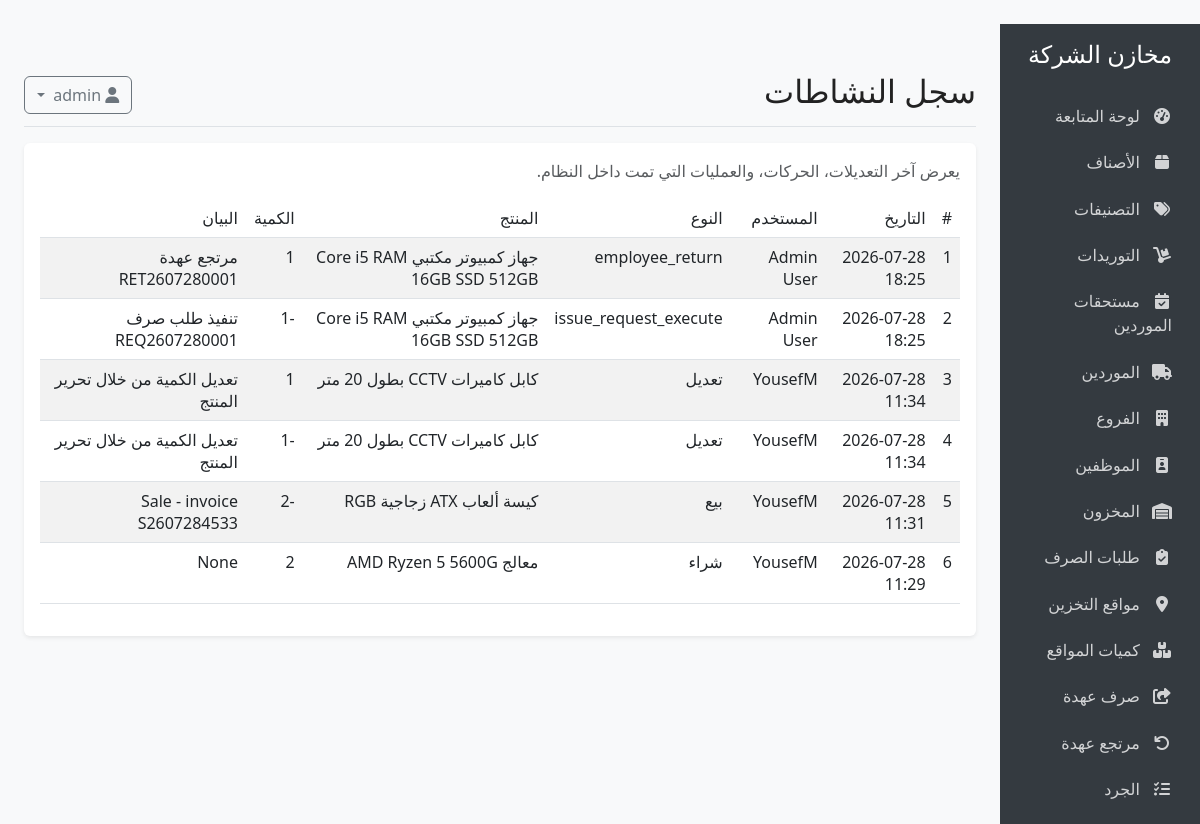
Before: /activity (signed in) with the older database file.
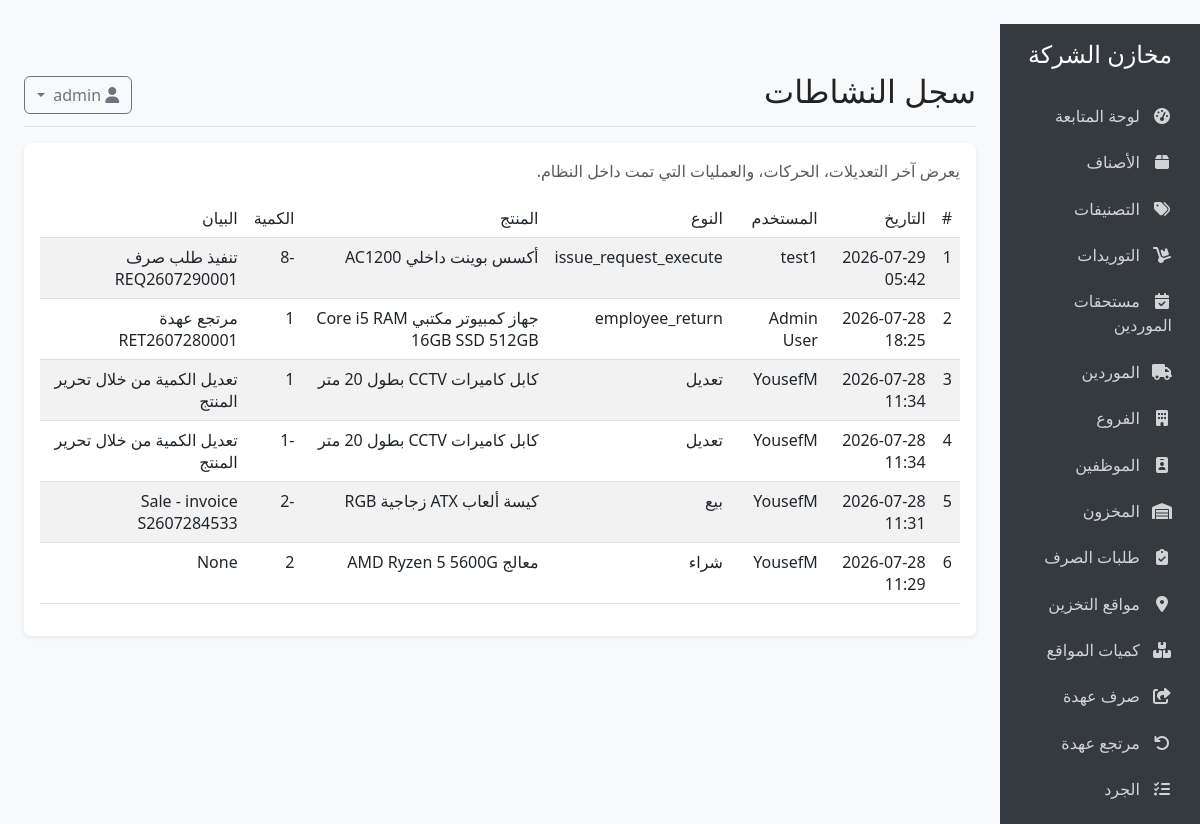
After: the same page with the newer database file.
### models.py (models this page shows, shortened)
class InventoryTransaction(db.Model):
    __tablename__ = 'inventory_transactions'
    id = db.Column(db.Integer, primary_key=True)
    product_id = db.Column(db.Integer, db.ForeignKey('products.id'), nullable=False)
    quantity_before = db.Column(db.Integer, nullable=False)
    quantity_change = db.Column(db.Integer, nullable=False)
    quantity_after = db.Column(db.Integer, nullable=False)
    transaction_type = db.Column(db.String(20), nullable=False)  # purchase, sale, adjustment, return
    reference_type = db.Column(db.String(20), nullable=True)  # purchase, sale, adjustment
    reference_id = db.Column(db.Integer, nullable=True)
    notes = db.Column(db.Text, nullable=True)
    timestamp = db.Column(db.DateTime, default=datetime.utcnow)
    user_id = db.Column(db.Integer, db.ForeignKey('users.id'), nullable=True)
    product = db.relationship('Product', backref='transactions', lazy=True)
    user = db.relationship('User', backref='inventory_transactions', lazy=True)

class User(db.Model, UserMixin):
    __tablename__ = 'users'
    id = db.Column(db.Integer, primary_key=True)
    username = db.Column(db.String(64), unique=True, nullable=False)
    email = db.Column(db.String(120), unique=True, nullable=False)
    password_hash = db.Column(db.String(128), nullable=False)
    full_name = db.Column(db.String(100), nullable=True)
    role = db.Column(db.String(30), default='user')
    branch_id = db.Column(db.Integer, db.ForeignKey('branches.id'), nullable=True)
    is_active = db.Column(db.Boolean, default=True)
    created_at = db.Column(db.DateTime, default=datetime.utcnow)
    branch = db.relationship('Branch', foreign_keys=[branch_id], lazy=True)

class Product(db.Model):
    __tablename__ = 'products'
    id = db.Column(db.Integer, primary_key=True)
    name = db.Column(db.String(100), nullable=False)
    description = db.Column(db.Text, nullable=True)
    barcode = db.Column(db.String(50), unique=True, nullable=True)
    sku = db.Column(db.String(50), unique=True, nullable=True)
    purchase_price = db.Column(db.Float, nullable=False, default=0)
    sale_price = db.Column(db.Float, nullable=False, default=0)
    min_quantity = db.Column(db.Integer, default=0)
    category_id = db.Column(db.Integer, db.ForeignKey('categories.id'), nullable=True)
    created_at = db.Column(db.DateTime, default=datetime.utcnow)
    updated_at = db.Column(db.DateTime, default=datetime.utcnow, onupdate=datetime.utcnow)
    inventory = db.relationship('Inventory', backref='product', uselist=False, lazy=True)
    purchase_items = db.relationship('PurchaseItem', backref='product', lazy=True)
    sale_items = db.relationship('SaleItem', backref='product', lazy=True)

### app.py (the view)
@app.route('/activity')
@login_required
@report_required
def activity():
    logs_page = InventoryTransaction.query.options(joinedload(InventoryTransaction.user), joinedload(InventoryTransaction.product)).order_by(InventoryTransaction.timestamp.desc()).paginate(
        page=request.args.get('page', 1, type=int),
        per_page=50,
        error_out=False
    )
    type_labels = {
        'sale': 'بيع',
        'purchase': 'شراء',
        'adjustment': 'تعديل',
        'return': 'مرتجع'
    }
    return render_template('activity.html', logs=logs_page.items, logs_page=logs_page, type_labels=type_labels)

### app.py (called while the page is built)
def roles_required(*roles):
    def decorator(f):
        @wraps(f)
        def decorated_function(*args, **kwargs):
            if not current_user.is_authenticated or current_user.role not in roles:
                flash('ليس لديك صلاحية تنفيذ هذا الإجراء.', 'danger')
                return redirect(url_for('index'))
            return f(*args, **kwargs)
        return decorated_function
    return decorator

@login_manager.user_loader
def load_user(user_id):
    user = User.query.get(int(user_id))
    if user and not user.is_active:
        return None
    return user

@app.context_processor
def inject_settings():
    from models import Setting
    settings = {s.key: s.value for s in Setting.query.all()}
    def page_url(page):
        args = request.args.to_dict(flat=True)
        args['page'] = page
        return url_for(request.endpoint, **(request.view_args or {}), **args)
    return dict(settings=settings, page_url=page_url)

### templates/activity.html (shortened to what this page needs)
﻿{% extends "base.html" %}
{% block header %}سجل النشاطات{% endblock %}
{% block content %}
<div class="card">
  <div class="card-body">
    <p class="text-muted">يعرض آخر التعديلات، الحركات، والعمليات التي تمت داخل النظام.</p>
    <div class="table-responsive">
      <table class="table table-striped">
        <thead>
          <tr>
            <th>#</th>
            <th>التاريخ</th>
            <th>المستخدم</th>
            <th>النوع</th>
            <th>المنتج</th>
            <th>الكمية</th>
            <th>البيان</th>
          </tr>
        </thead>
        <tbody>
          {% for log in logs %}
          <tr>
            <td>{{ loop.index }}</td>
            <td>{{ log.timestamp.strftime('%Y-%m-%d %H:%M') }}</td>
            <td>{{ log.user.full_name if log.user and log.user.full_name else log.user.username if log.user else 'نظام' }}</td>
            <td>{{ type_labels.get(log.transaction_type, log.transaction_type) }}</td>
            <td>{{ log.product.name if log.product else '—' }}</td>
            <td>{{ log.quantity_change }}</td>
            <td>{{ log.notes }}</td>
          </tr>
          {% else %}
          <tr>
            <td colspan="7" class="text-center">لا توجد سجلات حتى الآن.</td>
          </tr>
          {% endfor %}
        </tbody>
      </table>
    </div>
    {% if logs_page is defined %}
    {% set page_obj = logs_page %}
    {% endif %}
  </div>
</div>
{% endblock %}

Changed rows visible on the page:
removed InventoryTransaction: timestamp "2026-07-28 18:25", user "Admin User", get "issue_request_execute", product "جهاز كمبيوتر مكتبي Core i5 RAM 16GB SSD 512GB", quantity_change "-1", notes "تنفيذ طلب صرف REQ2607280001"
added InventoryTransaction: timestamp "2026-07-29 05:42", user "test1", get "issue_request_execute", product "أكسس بوينت داخلي AC1200", quantity_change "-8", notes "تنفيذ طلب صرف REQ2607290001"
